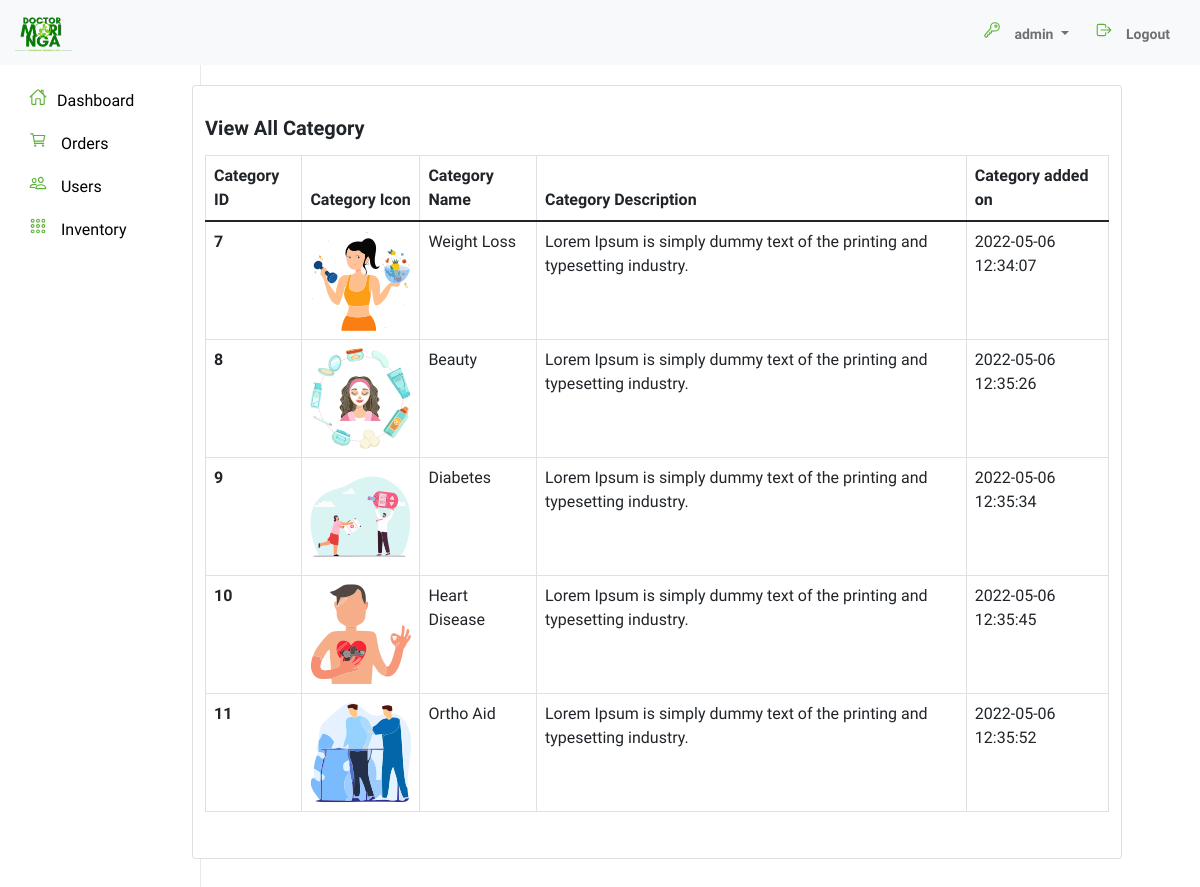
The page /admin/view-category.php (signed in) on the database its author committed.
### tables this page shows
CREATE TABLE `category` (
  `category_id` int(100) NOT NULL,
  `category_image` varchar(100) NOT NULL,
  `category_name` varchar(100) NOT NULL,
  `category_description` varchar(100) NOT NULL,
  `category_added_on` datetime NOT NULL DEFAULT current_timestamp()
);

### admin/view-category.php (called while the page is built)
<?php include('includes/header.php') ?>
<?php include('includes/navbar.php') ?>
<?php include('includes/side-nav.php') ?>
<?php include('includes/inventory/view-category-table.php') ?>
<?php include('includes/footer.php') ?>

### admin/includes/inventory/view-category-table.php (the view)
<div class="container w-100 d-flex justify-content-center align-content-center">
    <div class="container col-md-10 card user-section">
        <h1>View All Category</h1>
        <table class="table table-bordered">
            <thead>
                <tr>
                    <th scope="col">Category ID</th>
                    <th scope="col">Category Icon</th>
                    <th scope="col">Category Name</th>
                    <th scope="col">Category Description</th>
                    <th scope="col">Category added on</th>
                </tr>
            </thead>
            <tbody>
                <?php
                include('includes/server/config.php');
                $query = "SELECT * FROM `category`";
                $get_category = mysqli_query($connection, $query);
                while ($row = mysqli_fetch_assoc($get_category)) {
                    $category_id = $row['category_id'];
                    $category_image = $row['category_image'];
                    $category_name = $row['category_name'];
                    $category_description = $row['category_description'];
                    $category_added_on = $row['category_added_on'];
                ?>
                <tr>
                    <th scope="row"><?php echo $category_id ?></th>
                    <td><img class="inventory-table-img" src="assets/images/uploaded/<?php echo $category_image ?>">
                    </td>
                    <td><?php echo $category_name ?></td>
                    <td><?php echo $category_description ?></td>
                    <td><?php echo $category_added_on ?></td>
                </tr>
                <?php
                }
                ?>
            </tbody>
        </table>
    </div>
</div>

### admin/assets/css/style.css (style rules this page uses)
* { font-family: "Raleway", sans-serif; }
.user-section { margin-top: 20px; margin-left: 150px !important; }
.user-section h1 { font-size: 20px; font-weight: bold; margin-bottom: 15px; }
.card { padding: 30px; }
.table { padding: 20px; }

### rows shown on the page
category: category_id "7", category_image (picture), category_name "Weight Loss", category_description "Lorem Ipsum is simply dummy text of the printing and typesetting industry.", category_added_on "2022-05-06 12:34:07"
category: category_id "8", category_image (picture), category_name "Beauty", category_description "Lorem Ipsum is simply dummy text of the printing and typesetting industry.", category_added_on "2022-05-06 12:35:26"
category: category_id "9", category_image (picture), category_name "Diabetes", category_description "Lorem Ipsum is simply dummy text of the printing and typesetting industry.", category_added_on "2022-05-06 12:35:34"
category: category_id "10", category_image (picture), category_name "Heart Disease", category_description "Lorem Ipsum is simply dummy text of the printing and typesetting industry.", category_added_on "2022-05-06 12:35:45"
category: category_id "11", category_image (picture), category_name "Ortho Aid", category_description "Lorem Ipsum is simply dummy text of the printing and typesetting industry.", category_added_on "2022-05-06 12:35:52"

### other values the page prints
$_SESSION["user_name"] "admin"
